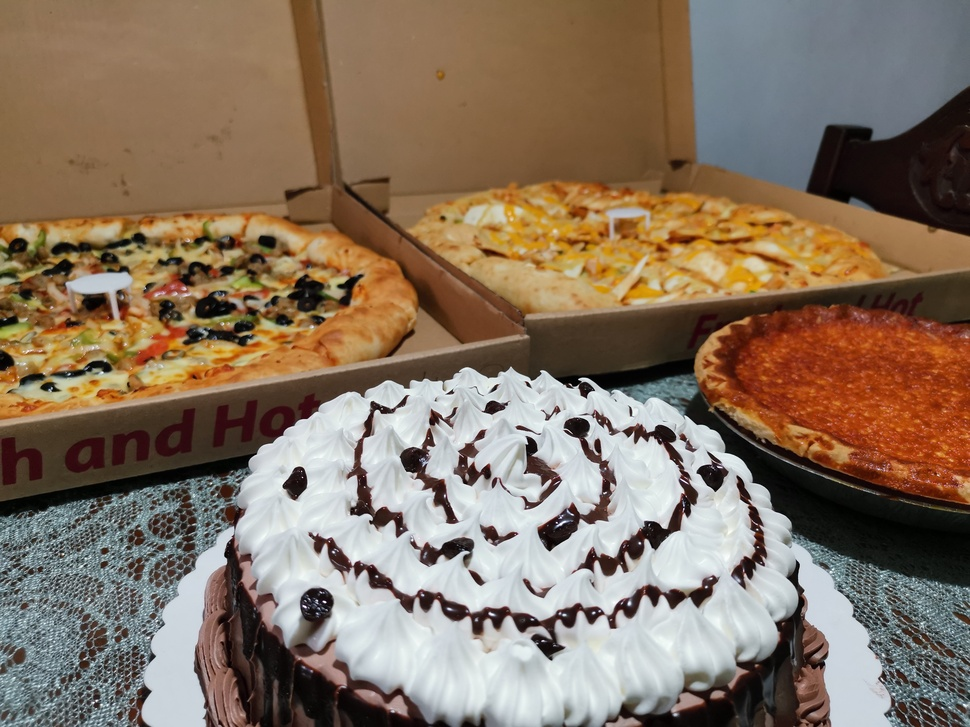
#> input picture food.jpg, 970 x 727 px, shrunk from 3648 x 2736 before the run
$ jupyter execute 'Introduction to Computer Vision.ipynb'
#> lines starting #> are read from the running program, lines starting #| are printed output that depends on the picture; after the words box and inside, x2 and y2 are one past the last pixel; in counts of white or black regions, pixels touching at a corner belong together
# Image Processing with Python: Introduction to Computer Vision
by: Jephraim C. Manansala  |  Published on https://jephraim-manansala.medium.com/

### Ever wondered how computers represent image data?

In this post, we will be doing just that! Image Processing using Python will open your eyes to how images can be represented using computer vision, mathematics, and programming.

This will serve as the first installment in the series of posts that I will be publishing about conducting image processing techniques using Python. I will try to be as detailed as possible for beginners to understand.

Let’s begin.

First, we import libraries such as `numpy`, and `matplotlib`. Additionally, we import specific functions from the `skimage` library.

[cell 1]
import numpy as np
import matplotlib.pyplot as plt
from skimage.io import imshow, imread
from skimage.color import rgb2gray, rgb2hsv, gray2rgb
from skimage import img_as_uint
import warnings
warnings.filterwarnings('ignore')

I am sure we are all familiar with the binary numerical system wherein various information can be represented using 1s and 0s. Using these 1s and 0s, we can form a 2-dimensional NumPy array wherein each cell in the NumPy array serves as a pixel in the image. We have:

[cell 2]
array = np.array([[1, 0],
                  [0, 1]])
imshow(array, cmap='gray');
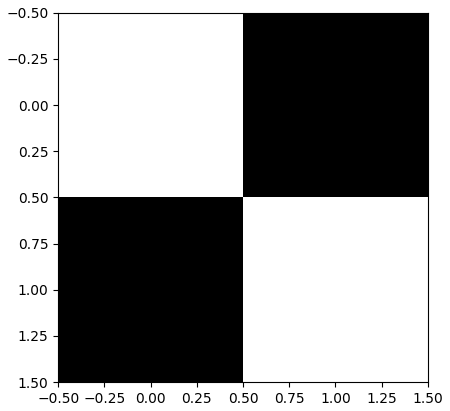
#> figure drawn by matplotlib, 1 panel

It is quite intuitive that the 1s are represented as white (full intensity), and the 0s are represented as black (no intensity). However, we should also consider the partial intensity between these two values. Let’s create a NumPy array that explores this.

[cell 3]
array_spectrum = np.array([np.arange(0,255,15),
                           np.arange(255,0,-15)])
imshow(array_spectrum, cmap = 'gray');
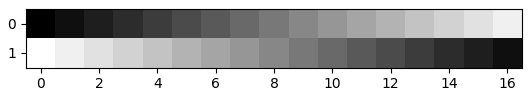
#> figure drawn by matplotlib, 1 panel

Notice that we assigned an integer value of 255 to correspond to the full intensity. In computer vision, each pixel is represented by an integer value ranging from 0 (which means the absence of light) to 255 (which means the highest light intensity). In between these two values are the varying light intensities that gradually transitions from black to white.

This means that there is actually 256 shades of gray — and not 50!

However, please do note that what we have tackled so far is only single-channel images. Single-channel images can only show grayscale images. To represent images in color, we can use the RGB channels. It has three channels — one for Red, one for Green, and one for Blue. This is shown below.

[cell 4]
array_colors = np.array([[[255, 0, 0],   [0, 255, 0],   [0, 0, 255]],
                         [[255, 255, 0], [0, 255, 255], [255, 0, 255]],
                         [[255, 255, 255], [128, 128, 128], [0, 0, 0]]])
imshow(array_colors);
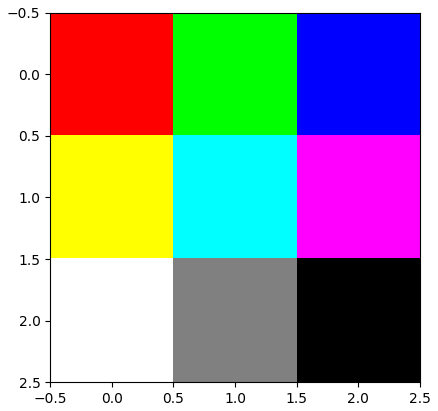
#> figure drawn by matplotlib, 1 panel

Each cell has three channels. Notice that we can represent other colors using these three channels by combining different intensities in the RGB channels. For example, the color yellow is achieved by combining the red and green channels. Note that the RGB channels are in a specific order and cannot be interchanged.

Now, let’s try to test our learnings on an actual image. Here, I have a photo of a Chocolate Mousse cake and pizzas.

[cell 5]
food = imread('food.jpg')
#> food is the input picture: shape (727, 970, 3); mean R, G, B 134.1, 115.2, 96.9
imshow(food);
print("The image shape is:", food.shape)
#| The image shape is: (727, 970, 3)

By checking the image’s shape attribute, we can see that it has three channels — as evident on the third value in the tuple. The three channels are used to represent the various colors in the image.

Now, let’s try to convert the image into grayscale.

[cell 6]
food_gray = rgb2gray(food)
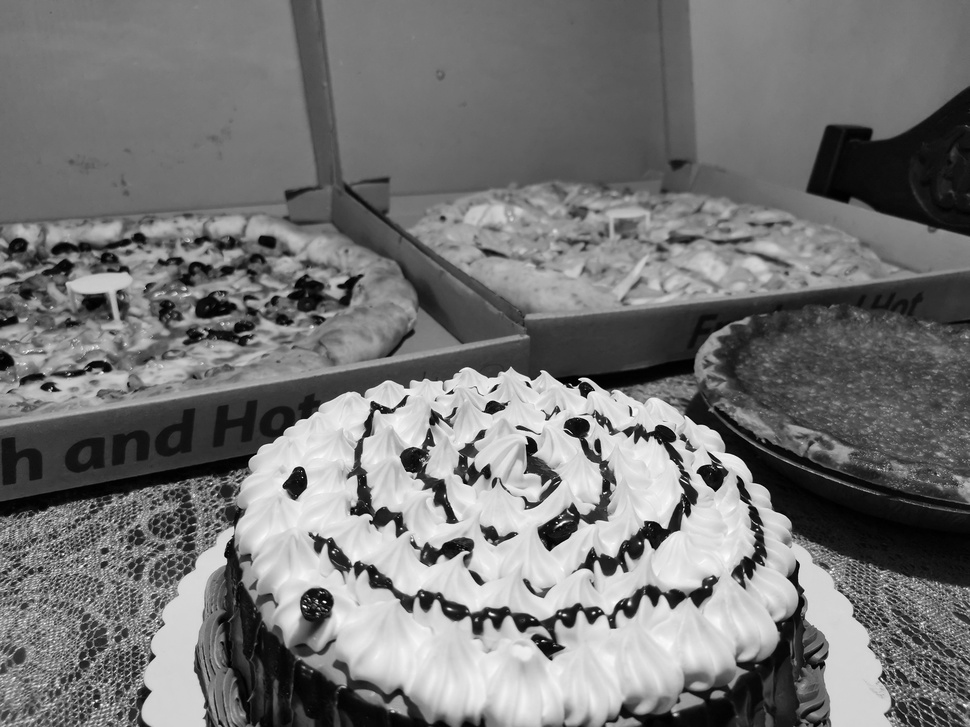
#> food_gray: shape (727, 970) float64; min 0, max 0.998, mean 0.462
imshow(food_gray);
print("The image shape is:", food_gray.shape)
#| The image shape is: (727, 970)

Using the `rgb2gray` function, we were able to convert the image from a colored image into a grayscale one. The three channels of the original image have been represented into a single channel by varying the intensity values in each pixel from 0 to 255.

Now, as mentioned, the grayscale image contains 256 different shades of gray. However, specific image processing problems would require us to have only two values. To achieve this, we can binarize our image by setting a threshold value — all values below this threshold will be 0, and all values above this threshold will be 1.

[cell 7]
figure, axis = plt.subplots(1, 3, figsize=(20,5))
percentiles = [0.25, 0.50, 0.75]
for percent, ax in zip(percentiles, axis):
    food_binary = img_as_uint(food_gray > percent)
    ax.imshow(food_binary, cmap='gray');
#> this loop made 3 passes
#> pass 1, `food_binary = img_as_uint(food_gray > percent)`:
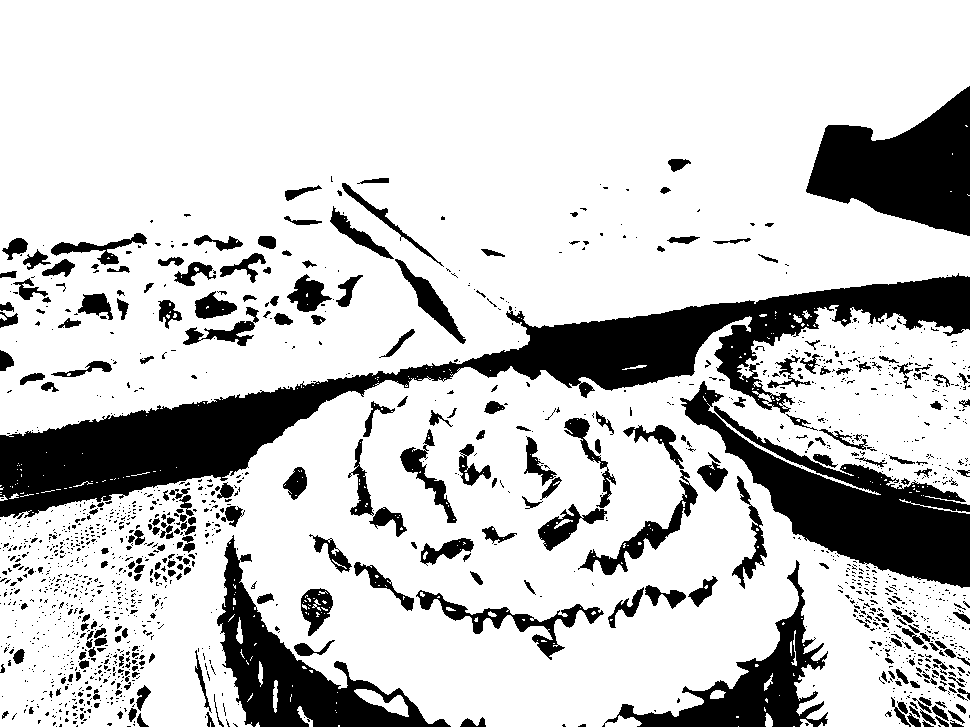
#> food_binary: shape (727, 970) uint16; values 0 (black) and 65535 (white), 78.7% white; 1654 black regions (1372 under 20 px), largest, box (x1, y1, x2, y2) and area: (0, 273, 970, 519) 48105, (680, 381, 970, 588) 19701, (806, 86, 970, 236) 14409
#> pass 2, `food_binary = img_as_uint(food_gray > percent)`:
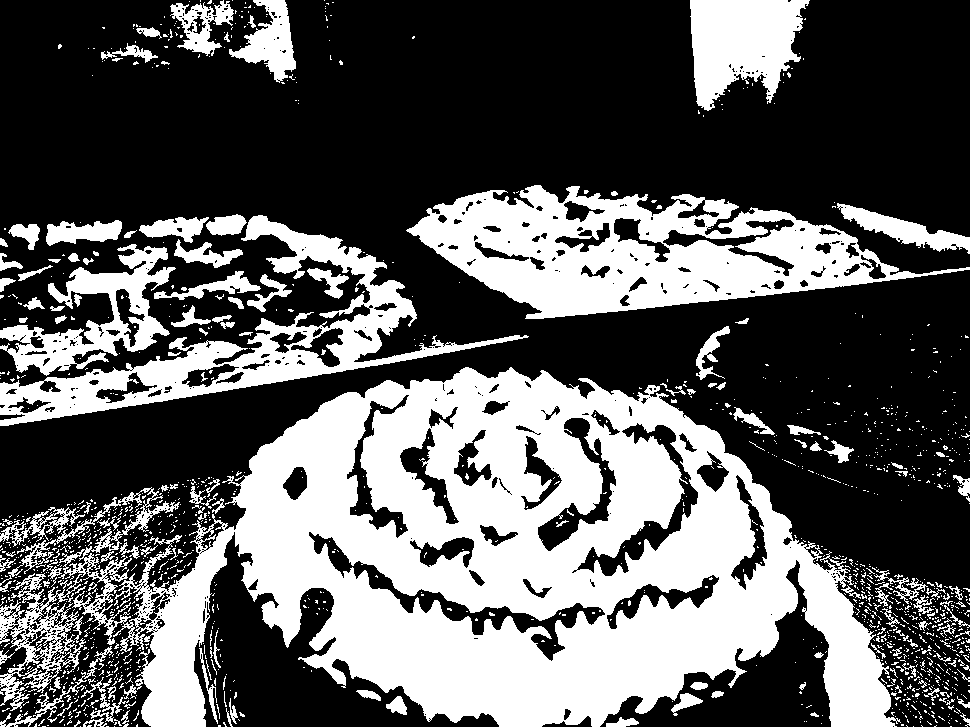
#> food_binary: shape (727, 970) uint16; values 0 (black) and 65535 (white), 36.5% white; 1504 white regions (1353 under 20 px), largest, box (x1, y1, x2, y2) and area: (0, 367, 901, 727) 151915, (406, 185, 970, 319) 35224, (0, 215, 529, 426) 19888
#> pass 3, `food_binary = img_as_uint(food_gray > percent)`:
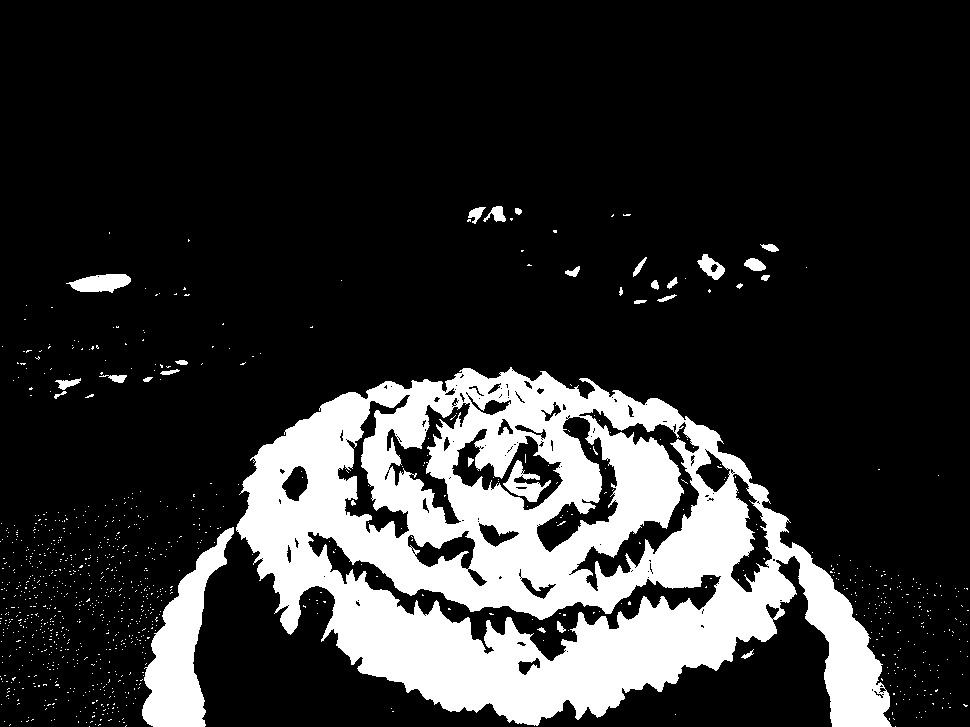
#> food_binary: shape (727, 970) uint16; values 0 (black) and 65535 (white), 18.7% white; 1069 white regions (1039 under 20 px), largest, box (x1, y1, x2, y2) and area: (236, 367, 892, 727) 118515, (142, 527, 234, 727) 7580, (66, 274, 131, 293) 831

Notice that the high-intensity values are at the foreground of the image while the low-intensity values are at the background of the image. This insight can be particularly useful in future image processing problems.

Now, let us try to revert the grayscale image into an RGB image.

[cell 8]
food_color = gray2rgb(food_gray)
imshow(food_color);
print("The image shape is:", food_color.shape)
#| The image shape is: (727, 970, 3)

Is the image in RGB? Well, yes and no. Yes — because the image now has three channels, which are the RGB channels. However, the image is still in grayscale. Note that we cannot convert a grayscale image into an RGB one because of the lack of information in the grayscale image. Remember that colors are represented by the ratio of intensity values in the three channels and that information is simply not available in a grayscale image. What the gray2rgb function only does is to duplicate cells three times to have three channels.

Now, let’s try to look at each of the RGB channels of the original image.

[cell 9]
fig, ax = plt.subplots(1, 4, figsize=(20,4))
ax[0].imshow(food)
ax[0].set_title('Original')
ax[1].imshow(food[:,:,0], cmap='Reds')
ax[1].set_title('Red')
ax[2].imshow(food[:,:,1], cmap='Greens')
ax[2].set_title('Green')
ax[3].imshow(food[:,:,2], cmap='Blues')
ax[3].set_title('Blue');
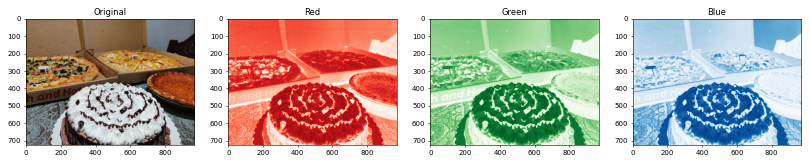
#> figure drawn by matplotlib, 4 panels

We can see that all RGB channels have high-intensity values to achieve the color white from the image. This is in contrast with the color black, wherein all of the RGB channels have low-intensity values. This is because computer vision utilized the “additive color model,” wherein the combination of all colors will result in white and vice versa.

Aside from the RGB channels, we can also utilize other color spaces. One of the most useful color space is the HSV or the Hue, Saturation, and Value.

[cell 10]
food_hsv = rgb2hsv(food)
#> food_hsv: shape (727, 970, 3) float64; mean of channels 0, 1, 2 0.264, 0.373, 0.544
fig, ax = plt.subplots(1, 4, figsize=(20,4))
ax[0].imshow(food)
ax[0].set_title('Original')

img = ax[1].imshow(food_hsv[:,:,0], cmap='hsv')
ax[1].set_title('Hue')

ax[2].imshow(food_hsv[:,:,1], cmap='hsv')
ax[2].set_title('Saturation')

ax[3].imshow(food_hsv[:,:,2], cmap='hsv')
ax[3].set_title('Value');
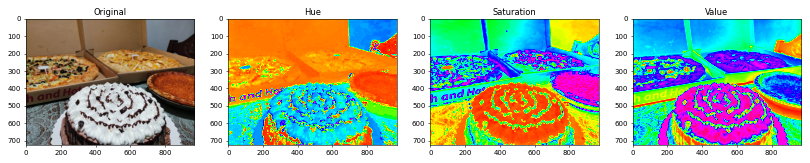
#> figure drawn by matplotlib, 4 panels
